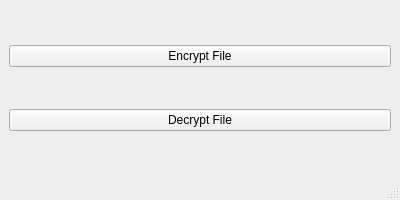
<?xml version="1.0" encoding="UTF-8"?>
<ui version="4.0">
 <class>MainWindow</class>
 <widget class="QMainWindow" name="MainWindow">
  <property name="geometry">
   <rect>
    <x>0</x>
    <y>0</y>
    <width>400</width>
    <height>200</height>
   </rect>
  </property>
  <property name="windowTitle">
   <string>File Encryptor</string>
  </property>
  <widget class="QWidget" name="centralwidget">
   <layout class="QVBoxLayout" name="verticalLayout">
    <item>
     <widget class="QPushButton" name="encryptButton">
      <property name="text">
       <string>Encrypt File</string>
      </property>
     </widget>
    </item>
    <item>
     <widget class="QPushButton" name="decryptButton">
      <property name="text">
       <string>Decrypt File</string>
      </property>
     </widget>
    </item>
   </layout>
  </widget>
  <widget class="QStatusBar" name="statusbar"/>
 </widget>
 <connections>
  <connection>
   <sender>encryptButton</sender>
   <signal>clicked()</signal>
   <receiver>MainWindow</receiver>
   <slot>on_encryptButton_clicked()</slot>
   <hints>
    <hint type="sourcelabel">
     <x>15</x>
     <y>20</y>
    </hint>
    <hint type="destinationlabel">
     <x>20</x>
     <y>150</y>
    </hint>
   </hints>
  </connection>
  <connection>
   <sender>decryptButton</sender>
   <signal>clicked()</signal>
   <receiver>MainWindow</receiver>
   <slot>on_decryptButton_clicked()</slot>
   <hints>
    <hint type="sourcelabel">
     <x>20</x>
     <y>80</y>
    </hint>
    <hint type="destinationlabel">
     <x>20</x>
     <y>150</y>
    </hint>
   </hints>
  </connection>
 </connections>
</ui>
